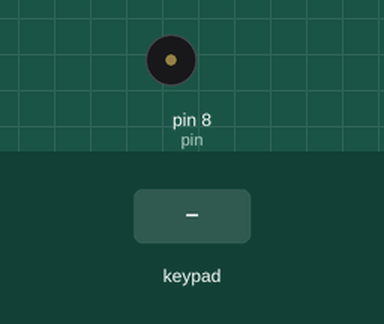
Simulated run of this sketch. Board: Arduino Uno, built with avr-gcc and run on an emulated ATmega328P. On the bench: buzzer (waves = sounding). Inputs (shaded band) come from the test bench.

Above: at 1.2 s.
1.3 s: keypad keys 1 7 1 6 1 5 1 4 pressed 0.4 s apart
At 1.45 s:
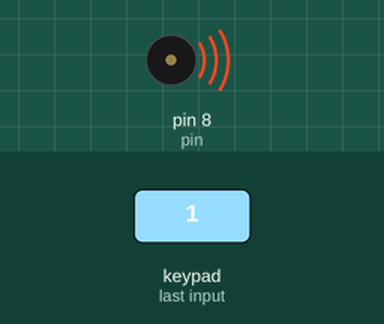
Timing chart, 0 to 5.9 s (numbered marks = the images above; inputs shaded):
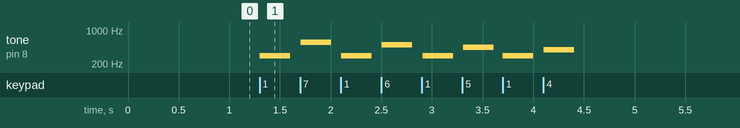

Measured:
- after the input at 1.3 s, tone on pin 8 (pin): plays 294 Hz for 0.30 s, 554 Hz for 0.30 s, 294 Hz for 0.30 s, 494 Hz for 0.30 s, 294 Hz for 0.30 s, 440 Hz for 0.30 s … (8 notes in this stretch), starting at once

The sketch:

lab6.ino
```cpp
#include <Keypad.h>

#define pin 8
#define eight 0.5
#define sixteenth 0.25
#define Do2 294
#define Re2 330
#define Mi2 370
#define Fa2 392
#define So2 440
#define La2 494
#define Si2 554

const byte ROWS = 4;
const byte COLS = 4;
char keys[ROWS][COLS] = {{'F','E','D','C'},{'B','3','6','9'},{'A','2','5','8'},{'0','1','4','7'}};

byte colPins[COLS] = {17,16,15,14};
byte rowPins[ROWS] = {13,12,11,10};
Keypad keypad = Keypad(makeKeymap(keys),rowPins,colPins,ROWS,COLS);

void setup() {
  // put your setup code here, to run once:
  pinMode(pin,OUTPUT);
  Serial.begin(9600);
}
void ttone(int a,int b,int c)
{
  tone(a,b,c);
  delay(c);
  noTone(a);
}

void loop() {
  // put your main code here, to run repeatedly:
    char key = keypad.getKey();
    if(key!=NO_KEY)
    {
      if(key == '1')
          ttone(pin,Do2,300);
      else if(key == '2')
          ttone(pin,Re2,300);
      else if(key == '3')
          ttone(pin,Mi2,300);
      else if(key == '4')
          ttone(pin,Fa2,300);
      else if(key == '5')
          ttone(pin,So2,300);
      else if(key == '6')
          ttone(pin,La2,300);
      else if(key == '7')
          ttone(pin,Si2,300);
      else if(key == '8')
          ttone(pin,Do2*2,300);
    }
}
```
